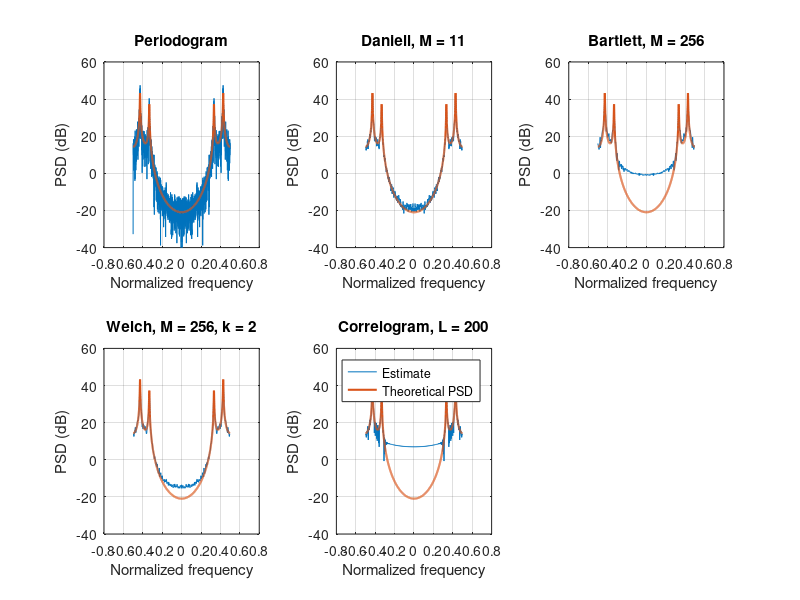

This figure's MATLAB source: (Note: this script raises an error after producing the figure.)
close all ; clear all ; clc;

function [P, fn] = periodo(x)
    x = x(:);
    N = length(x);
    Nfft = 2^nextpow2(N); % Zero padding to have Nfft = 2^alpha
    X = fftshift(fft(x, Nfft));
    P = abs(X).^2 / N;
    fn = -1/2 : 1/Nfft : 1/2 - 1/Nfft;
end



function [P_D, fn] = Daniell_periodogram(x, M)
    x = x(:);
    N = length(x);
    X = fftshift(fft(x));
    P = abs(X).^2 / N;
    if (mod(M, 2) == 0)
        error('M should be odd.');
    end
    J = (M - 1) / 2;
    P_D = zeros(1, N - 2 * J); % remove the samples at the extremities that do not have neighboring samples on the left or right
    for i = J + 1 : N - J
        P_D(i - J) = mean(P(i - J: i + J));
    end
    fn = -1/2 : 1/N : 1/2 - 1/N;
    fn = fn(J + 1: N - J);
end



function [P_B, fn] = Bartlett_periodogram(x, M)
    x = x(:);
    N = length(x);   
    if (M > N) 
        error('M must be less than or equal to length(x).');
    end
    L = floor(N / M);
    P_segments = zeros(L, M);
    for i = 1 : L
        segment = x(i*M - M + 1 : i * M);
        P_segments(i, :) = abs(fftshift(fft(segment))).^2 / M;
    end
    P_B = mean(P_segments, 1);  % mean of the L periodograms, frequency by frequency
    fn = -1/2 : 1/M : 1/2 - 1/M;
end


function [P_W, fn] = Welch_periodogram(x, M, k)
    x = x(:); % to get a column vector, compatible with hamming() that returns a column vector
    N = length(x);
    if (M > N) 
        error('M must be less than or equal to length(x).');
    end
    if (k <= 1)
        error('k must be greater than 1.');
    end
    L = floor((N - M) / (M - floor(M/k))) + 1; 
    P_segments = zeros(L, M);
    w = hamming(M); 
    for i = 1 : L
        segment = x(i*M - (i-1)*(floor(M/k)) - M + 1 : i*M - (i-1)*(floor(M/k)));
        segment = segment.*w;
        P_segments(i, :) = abs(fftshift(fft(segment))).^2 / sum(w.^2); % divide by the energy of window for normalization
    end
    P_W = mean(P_segments, 1);
    fn = -1/2 : 1/M : 1/2 - 1/M;
end


function [P_c, fn] = correlogram(x, L)
    x = x(:); % to get a column vector, compatible with hamming() that returns a column vector
    N = length(x);
    if (L >= N) 
        error('L must be less than length(x).');
    end
    Rxx = xcorr(x, L, 'unbiased');
    w = hamming(2*L + 1); 
    Rxx_windowed = Rxx.*w;
    P_c = fftshift(fft(ifftshift(Rxx_windowed)));
    % P_c = real(P_c);
    fn = (-L : L) / (2*L + 1);
end


function plot_all_estimates(x, f, DSP, M_D, M, k, L, sigName)
    [P,   fn]   = periodo(x);                        
    [P_D, fn_D] = Daniell_periodogram(x, M_D);       
    [P_B, fn_B] = Bartlett_periodogram(x, M);        
    [P_W, fn_W] = Welch_periodogram(x, M, k);       
    [P_c, fn_c] = correlogram(x, L);                 

    DSP_dB = 10*log10(DSP);

    figure;
    subplot(2, 3, 1);                              
    plot(fn, 10*log10(P)); hold on;
    plot(f, DSP_dB, 'LineWidth', 1.5); hold off;
    title('Periodogram');
    xlabel('Normalized frequency'); ylabel('PSD (dB)');
    grid on;

    subplot(2, 3, 2);  
    plot(fn_D, 10*log10(P_D)); hold on;
    plot(f, DSP_dB, 'LineWidth', 1.5); hold off;
    title(sprintf('Daniell, M = %d', M_D));
    xlabel('Normalized frequency'); ylabel('PSD (dB)');
    grid on;

    subplot(2, 3, 3);                            
    plot(fn_B, 10*log10(P_B)); hold on;
    plot(f, DSP_dB, 'LineWidth', 1.5); hold off;
    title(sprintf('Bartlett, M = %d', M));
    xlabel('Normalized frequency'); ylabel('PSD (dB)');
    grid on;

    subplot(2, 3, 4);                            
    plot(fn_W, 10*log10(P_W)); hold on;
    plot(f, DSP_dB, 'LineWidth', 1.5); hold off;
    title(sprintf('Welch, M = %d, k = %g', M, k));
    xlabel('Normalized frequency'); ylabel('PSD (dB)');
    grid on;

    subplot(2, 3, 5);
    plot(fn_c, 10*log10(P_c)); hold on;
    plot(f, DSP_dB, 'LineWidth', 1.5); hold off;
    title(sprintf('Correlogram, L = %d', L));
    xlabel('Normalized frequency'); ylabel('PSD (dB)');
    grid on;

    legend('Estimate', 'Theoretical PSD', 'Position', [0.72 0.25 0.15 0.08]); 
    sgtitle(['PSD estimates of the ', sigName]);
end




N = 2000;
R = 0.99;
f1_res = 1/3;
f2_res = 3/7;

omega1 = 2*pi*f1_res;
omega2 = 2*pi*f2_res;

p1 = R * exp(1i*omega1);
p2 = R * exp(-1i*omega2);

fn = -1/2 : 1/N : 1/2 - 1/N;

b = 1;
a = poly([p1 conj(p1) p2 conj(p2)]);

h = freqz(b, a, 2*pi*fn);

u = randn(1, N);
x = filter(b, a, u);


sigma2 = 1;                                      
DSP = sigma2 * abs(h).^2;                      
f = fn;                                       

plot_all_estimates(x, f, DSP, 11, 256, 2, 200, 'AR process');
